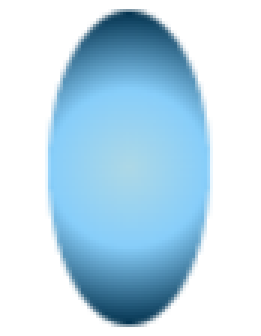
#> input picture src/teleport.png, 87 x 112 px, found by its file name (shown 3 times larger)
$ python generator.py
#> lines starting #> are read from the running program, lines starting #| are printed output that depends on the picture
from solver import find_path, Cell, Player, Switch, Gate, oppositeDirDic, directionDic, load_map, initializeGame, map_solution_to_keys, Players, CellGrid, Path
from typing import List, Dict, Any, TypedDict
import json
from random import randint, randrange, sample
from PIL import Image, ImageDraw, ImageFont
import copy
import os
import shutil
from itertools import product, combinations
import math

MapsDict = Dict[str, tuple[str, 'Map']]

class NonOptionalPositionElement(TypedDict):
    x: int
    y: int

class PositionElement(NonOptionalPositionElement, total=False):
    wall: str
    otherX: int
    otherY: int


teleport_image_path = './src/teleport.png'
teleport_image = Image.open(teleport_image_path)
#> teleport_image is the input picture: PIL image 87x112 RGBA; mean R, G, B, A 190.7, 218.9, 235.4, 255
cell_size = 120
teleport_img_size = int(cell_size * 0.6)
teleport_image = teleport_image.resize((teleport_img_size, teleport_img_size))
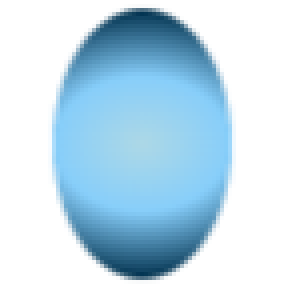
#> teleport_image: PIL image 72x72 RGBA (shown 4 times larger); mean R, G, B, A 190.6, 218.9, 235.4, 255
walls = ['up', 'down', 'left', 'right']
improved = ["Longer route", "Same length, different route", "Same route", "Shorter route"]


def input_int(message: str, min: int, max: int) -> int:
    while True:
        inp = input(message)
        if inp == "q":
            return -1
        if inp.isdigit():
            number = int(inp)
            if number >= min and number <= max:
                return number
            else:
                print(f"Number should be between {min} and {max}. \n")


# [4 lines left out: function reset_color, not called in this run]


def symm(cell: Cell, other_cell: Cell, wall: str, other_wall: str) -> int:
    return 1 if wall in cell.walls and other_wall in other_cell.walls else 0


# [37 lines left out: functions rotational_symmetry_score, symmetry_score, not called in this run]


def calculate_distance(p1: tuple[int, int], p2: tuple[int, int]) -> float:
    return math.sqrt((p2[0] - p1[0]) ** 2 + (p2[1] - p1[1]) ** 2)


# [53 lines left out: functions food_score, solvable_with_one_player, prepare_folder, get_food_position_score, get_teleport_score, get_priority_score, not called in this run]


class Map:
    # [9 lines left out: function __init__, not called in this run]


    def get_items(self):
        return self.grid, self.path, self.players

    def get_grid(self):
        return self.grid


# [301 lines left out: functions export_players, export_cells, export_map, draw_custom_rectangles, draw_dashed_line, save_map_image and 5 more, not called in this run]


def abs_distance(first:tuple[int, int], second: tuple[int, int]) -> tuple[int, int]:
    return (abs(first[0] - second[0]), abs(first[1] - second[1]))


# [13 lines left out: function generate_food_coords, not called in this run]


def make_random_map(base_path: str) -> bool:
    global map_save_index
    map_save_index = 1

    size = input_int("Enter a digit for map size (min 4, max 13): \n", 4, 13)
    if size == -1:
        return False
    player_count = input_int("Enter a digit for number of players (min 1, max 2): \n", 1, 2)
    if player_count == -1:
        return False
    food_count = input_int("Enter a digit for food count (min 1, max 20): \n", 1, 20)
    if food_count == -1:
        return False
    probability = input_int("Enter a digit for probability (min 1, max 40): \n", 1, 40)
    if probability == -1:
        return False

    grid = make_grid(size, probability)

    new_maps = []

    grid_backup = copy.deepcopy(grid)

    index = 0

    while len(new_maps) != 50:
        foodSet = set()
        while len(foodSet) != food_count:
            x, y = generate_food_coords(foodSet, len(grid))
            foodSet.add((x,y))
            grid[y][x].addFood()

        players = []

        while len(players) != player_count:
            x, y = randint(0, size - 1), randint(0, size - 1)
            if grid[y][x].food:
                continue
            players.append(Player(x, y))


        solved_map = find_path(players, grid)

        if solved_map is not None:
            new_maps.append(Map(grid, solved_map, 0, players))
            grid_backup = make_grid(size, probability)
            index = 0

        index += 1
        if index == 20:
            grid_backup = make_grid(size, probability)
            index = 0
        grid = copy.deepcopy(grid_backup)


    prepare_folder(base_path, "random")

    selected_maps = {}

    for index, value in enumerate(sorted(new_maps, key=lambda item: (len(item.path), item.symm_score + item.food_score), reverse=True)):
        # print(key)
        if index == 8:
            break

        grid, solved_map, players = value.get_items()

        path = f"{base_path}/temp/random/img{index}.png"
        selected_maps[str(index)] = (path, value)
        save_map_image(path, value)

    generate_image(selected_maps, base_path, "random", True)
    while True:
        inp = input("Select index of chosen map or press q to quit. \n")

        if inp in selected_maps.keys():
            grid, solved_map, players = selected_maps[inp][1].get_items()
            with open(f"{base_path}/map{map_save_index}.json", "w") as f:
                json.dump(export_map(selected_maps[inp][1]), f, indent=4)
            return True
        elif inp == 'q':
            return False


def init(base_path: str, map_name: str) -> tuple[CellGrid | None, Players | None, Any]:
    global map_save_index

    if not os.path.exists(base_path):
        os.makedirs(f'./{base_path}')
    if not os.path.exists(f"{base_path}/{map_name}"):
        while not make_random_map(f"{base_path}"):
            if input("Press q to quit making new map or any other key to continue. \n") == "q":
                return None, None, None


    map = load_map(f"{base_path}/{map_name}")

    grid, players = initializeGame(map)

    solved_map = find_path(players, grid)

    if solved_map is None:
        return None, None, None

    save_map_image(f"{base_path}/img{map_save_index}.png", Map(grid, solved_map, 0, players), False)
    map_save_index += 1

    return grid, players, map


# [6 lines left out: function get_teleport_coords, not called in this run]


def has_switch_and_gate(grid:CellGrid) -> bool:
    return any([True for item in grid if any([True for x in item if x.gate])])


def has_teleports(grid:CellGrid) -> bool:
    return any([True for item in grid if any([True for x in item if x.teleport])])


# [279 lines left out: functions has_teleport_on_cells, try_add_teleport, try_add_gate, try_add_food, try_add_wall, try_add_element and 8 more, not called in this run]


def set_last_map_number(base_path: str):
    global map_save_index
    if os.path.exists(base_path):
        files = os.listdir(base_path)
        index_list = [int(name.split(".json")[0][3:]) for name in files if ".json" in name]
        if len(index_list) == 0:
            return
        map_save_index = max(index_list)


def generate():
    base_path = input("Input the map folder path: \n")
#> the answer given: .
    global map_save_index
    set_last_map_number(base_path)
    map_name = f"map{map_save_index}.json"
    print(base_path, map_name)
    loaded_map = True

    grid, players, map = init(base_path, map_name)

    while True:
        if grid is None:
            print("There is no map loaded, press n or c to continue")
            loaded_map = False
        else:
            loaded_map = True
        inp = input("Add wall: w, add manual wall: m, add food: f, add teleport: t, add switch and gate: g, show map: s, new map: n, change folder: c, quit: q \n")

        if inp == 'q':
            print("Ending...")
            return
        elif inp == 'm':
            if not loaded_map:
                continue
            if grid is not None and players is not None:
                grid = add_manual_wall(grid, players, map, base_path)
        elif inp == 'w':
            if not loaded_map:
                continue
            if grid is not None and players is not None:
                grid, map = add_wall(grid, players, map, base_path)
            if grid is None:
                return
        elif inp == 't':
            if not loaded_map:
                continue
            if grid is not None and players is not None:
                grid, map = add_teleport(grid, players, map, base_path)
            if grid is None:
                return
        elif inp == 'g':
            if not loaded_map:
                continue
            if grid is not None and players is not None:
                grid, map = add_gate(grid, players, map, base_path)
            if grid is None:
                return
        elif inp == "s":
            if not loaded_map:
                continue
            img = Image.open(f"./{base_path}/img{map_save_index - 1}.png")
            img.show()
            img.close()
        elif inp == "f":
            if not loaded_map:
                continue
            if grid is not None and players is not None:
                grid, map = add_food(grid, players, map, base_path)
        elif inp == "n":
            if input("Do you want to delete folder contains? y/n \n") == 'y':
                shutil.rmtree(base_path)
            map_save_index = 1
            map_name = f"map{map_save_index}.json"
            grid, players, map = init(base_path, map_name)
        elif inp == "c":
            base_path = "./" + input("Input new folder name: \n")
            if os.path.exists(base_path):
                if input(f"Do you want to delete folder: {base_path} contains? y/n \n") == 'y':
                    shutil.rmtree(base_path)
            else:
                os.makedirs(base_path)
            map_save_index = 1
            map_name = f"map{map_save_index}.json"
            grid, players, map = init(base_path, map_name)
        else:
            print("wrong command \n")

map_save_index = 1

if __name__ == "__main__":
#> (the run stopped early here; a loop or call above may not have finished)
